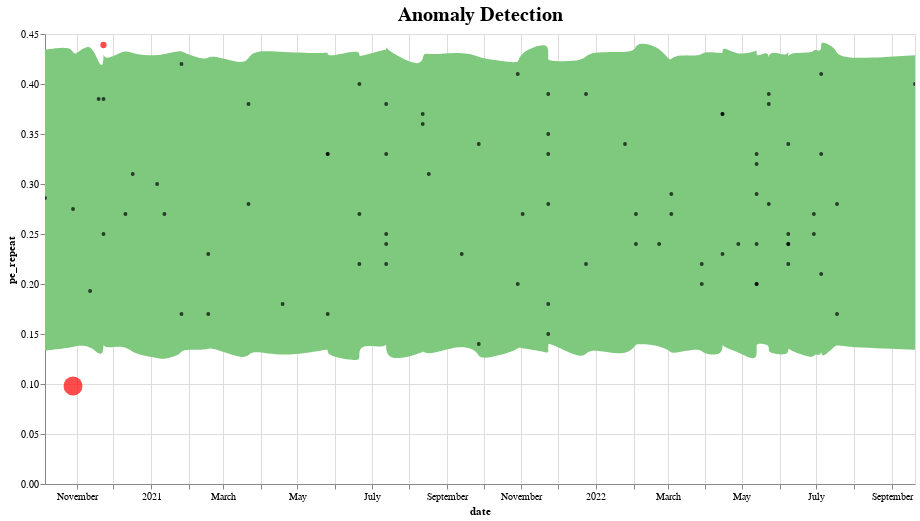

Notebook source saved alongside this figure:
### Code cell
def plot_anomalies(forecasted):
    interval = alt.Chart(forecasted).mark_area(interpolate="basis", color = '#7FC97F').encode(
    x=alt.X('ds:T',  title ='date'),
    y='yhat_upper',
    y2='yhat_lower',
    tooltip=['ds', 'real_y', 'yhat_lower', 'yhat_upper']
    ).interactive().properties(
        title='Anomaly Detection'
    )

    fact = alt.Chart(forecasted[forecasted.prophet_anomaly==0]).mark_circle(size=15, opacity=0.7, color = 'Black').encode(
        x='ds:T',
        y=alt.Y('real_y', title='pe_repeat'),    
        tooltip=['ds', 'real_y', 'yhat_lower', 'yhat_upper']).interactive()

    anomalies = alt.Chart(forecasted[forecasted.prophet_anomaly!=0]).mark_circle(size=30, color = 'Red').encode(
        x='ds:T',
        y=alt.Y('real_y', title='pe_repeat'),    
        tooltip=['ds', 'real_y', 'yhat_lower', 'yhat_upper'],
        size = alt.Size( 'importance', legend=None)
    ).interactive()

    return alt.layer(interval, fact, anomalies)\
              .properties(width=870, height=450)\
              .configure_title(fontSize=20)
              
plot_anomalies(prophet_result)

### Figure 1 — Vega-Lite specification as saved in the notebook (floating-point values rounded to 4 significant figures)
{"config": {"view": {"continuousWidth": 400, "continuousHeight": 300}, "title": {"fontSize": 20}}, "layer": [{"data": {"name": "data-c93dbd43656e512c0d2231af23066807"}, "mark": {"type": "area", "color": "#7FC97F", "interpolate": "basis"}, "encoding": {"tooltip": [{"field": "ds", "type": "temporal"}, {"field": "real_y", "type": "quantitative"}, {"field": "yhat_lower", "type": "quantitative"}, {"field": "yhat_upper", "type": "quantitative"}], "x": {"field": "ds", "title": "date", "type": "temporal"}, "y": {"field": "yhat_upper", "type": "quantitative"}, "y2": {"field": "yhat_lower"}}, "selection": {"selector001": {"type": "interval", "bind": "scales", "encodings": ["x", "y"]}}, "title": "Anomaly Detection"}, {"data": {"name": "data-46e449358eead07b204859bb60b2dfda"}, "mark": {"type": "circle", "color": "Black", "opacity": 0.7, "size": 15}, "encoding": {"tooltip": [{"field": "ds", "type": "temporal"}, {"field": "real_y", "type": "quantitative"}, {"field": "yhat_lower", "type": "quantitative"}, {"field": "yhat_upper", "type": "quantitative"}], "x": {"field": "ds", "type": "temporal"}, "y": {"field": "real_y", "title": "pe_repeat", "type": "quantitative"}}, "selection": {"selector002": {"type": "interval", "bind": "scales", "encodings": ["x", "y"]}}}, {"data": {"name": "data-f22bffd1f49e0763193f4f52d55ea465"}, "mark": {"type": "circle", "color": "Red", "size": 30}, "encoding": {"size": {"field": "importance", "legend": null, "type": "quantitative"}, "tooltip": [{"field": "ds", "type": "temporal"}, {"field": "real_y", "type": "quantitative"}, {"field": "yhat_lower", "type": "quantitative"}, {"field": "yhat_upper", "type": "quantitative"}], "x": {"field": "ds", "type": "temporal"}, "y": {"field": "real_y", "title": "pe_repeat", "type": "quantitative"}}, "selection": {"selector003": {"type": "interval", "bind": "scales", "encodings": ["x", "y"]}}}], "height": 450, "width": 870, "$schema": "https://vega.github.io/schema/vega-lite/v4.17.0.json", "datasets": {"data-c93dbd43656e512c0d2231af23066807": [{"ds": "2020-10-06T00:00:00", "trend": 0.2815, "yhat": 0.2815, "yhat_lower": 0.1333, "yhat_upper": 0.4342, "real_y": 0.286, "prophet_anomaly": 0, "importance": 0.0}, {"ds": "2020-10-29T00:00:00", "trend": 0.2815, "yhat": 0.2815, "yhat_lower": 0.1366, "yhat_upper": 0.4386, "real_y": 0.098, "prophet_anomaly": -1, "importance": 0.3938}, {"ds": "2020-10-29T00:00:00", "trend": 0.2815, "yhat": 0.2815, "yhat_lower": 0.1378, "yhat_upper": 0.4253, "real_y": 0.275, "prophet_anomaly": 0, "importance": 0.0}, {"ds": "2020-11-12T00:00:00", "trend": 0.2815, "yhat": 0.2815, "yhat_lower": 0.1389, "yhat_upper": 0.444, "real_y": 0.193, "prophet_anomaly": 0, "importance": 0.0}, {"ds": "2020-11-19T00:00:00", "trend": 0.2816, "yhat": 0.2816, "yhat_lower": 0.1291, "yhat_upper": 0.4202, "real_y": 0.385, "prophet_anomaly": 0, "importance": 0.0}, {"ds": "2020-11-23T00:00:00", "trend": 0.2816, "yhat": 0.2816, "yhat_lower": 0.1304, "yhat_upper": 0.4166, "real_y": 0.385, "prophet_anomaly": 0, "importance": 0.0}, {"ds": "2020-11-23T00:00:00", "trend": 0.2816, "yhat": 0.2816, "yhat_lower": 0.1424, "yhat_upper": 0.4352, "real_y": 0.25, "prophet_anomaly": 0, "importance": 0.0}, {"ds": "2020-11-23T00:00:00", "trend": 0.2816, "yhat": 0.2816, "yhat_lower": 0.1348, "yhat_upper": 0.4218, "real_y": 0.439, "prophet_anomaly": 1, "importance": 0.03921}, {"ds": "2020-12-11T00:00:00", "trend": 0.2816, "yhat": 0.2816, "yhat_lower": 0.1393, "yhat_upper": 0.4352, "real_y": 0.27, "prophet_anomaly": 0, "importance": 0.0}, {"ds": "2020-12-17T00:00:00", "trend": 0.2816, "yhat": 0.2816, "yhat_lower": 0.1301, "yhat_upper": 0.4296, "real_y": 0.31, "prophet_anomaly": 0, "importance": 0.0}, {"ds": "2021-01-06T00:00:00", "trend": 0.2816, "yhat": 0.2816, "yhat_lower": 0.1262, "yhat_upper": 0.4284, "real_y": 0.3, "prophet_anomaly": 0, "importance": 0.0}, {"ds": "2021-01-12T00:00:00", "trend": 0.2816, "yhat": 0.2816, "yhat_lower": 0.1243, "yhat_upper": 0.4298, "real_y": 0.27, "prophet_anomaly": 0, "importance": 0.0}, {"ds": "2021-01-26T00:00:00", "trend": 0.2817, "yhat": 0.2817, "yhat_lower": 0.1298, "yhat_upper": 0.4335, "real_y": 0.17, "prophet_anomaly": 0, "importance": 0.0}, {"ds": "2021-01-26T00:00:00", "trend": 0.2817, "yhat": 0.2817, "yhat_lower": 0.1351, "yhat_upper": 0.4322, "real_y": 0.42, "prophet_anomaly": 0, "importance": 0.0}, {"ds": "2021-02-17T00:00:00", "trend": 0.2817, "yhat": 0.2817, "yhat_lower": 0.1334, "yhat_upper": 0.4224, "real_y": 0.23, "prophet_anomaly": 0, "importance": 0.0}, {"ds": "2021-02-17T00:00:00", "trend": 0.2817, "yhat": 0.2817, "yhat_lower": 0.1381, "yhat_upper": 0.4309, "real_y": 0.17, "prophet_anomaly": 0, "importance": 0.0}, {"ds": "2021-03-22T00:00:00", "trend": 0.2817, "yhat": 0.2817, "yhat_lower": 0.1222, "yhat_upper": 0.4169, "real_y": 0.38, "prophet_anomaly": 0, "importance": 0.0}, {"ds": "2021-03-22T00:00:00", "trend": 0.2817, "yhat": 0.2817, "yhat_lower": 0.1353, "yhat_upper": 0.4344, "real_y": 0.28, "prophet_anomaly": 0, "importance": 0.0}, {"ds": "2021-04-19T00:00:00", "trend": 0.2818, "yhat": 0.2818, "yhat_lower": 0.1267, "yhat_upper": 0.4319, "real_y": 0.18, "prophet_anomaly": 0, "importance": 0.0}, {"ds": "2021-05-26T00:00:00", "trend": 0.2818, "yhat": 0.2818, "yhat_lower": 0.1347, "yhat_upper": 0.4305, "real_y": 0.17, "prophet_anomaly": 0, "importance": 0.0}, {"ds": "2021-05-26T00:00:00", "trend": 0.2818, "yhat": 0.2818, "yhat_lower": 0.1342, "yhat_upper": 0.4321, "real_y": 0.33, "prophet_anomaly": 0, "importance": 0.0}, {"ds": "2021-05-26T00:00:00", "trend": 0.2818, "yhat": 0.2818, "yhat_lower": 0.1278, "yhat_upper": 0.4264, "real_y": 0.33, "prophet_anomaly": 0, "importance": 0.0}, {"ds": "2021-06-21T00:00:00", "trend": 0.2819, "yhat": 0.2819, "yhat_lower": 0.1222, "yhat_upper": 0.4346, "real_y": 0.4, "prophet_anomaly": 0, "importance": 0.0}, {"ds": "2021-06-21T00:00:00", "trend": 0.2819, "yhat": 0.2819, "yhat_lower": 0.1272, "yhat_upper": 0.4283, "real_y": 0.27, "prophet_anomaly": 0, "importance": 0.0}, {"ds": "2021-06-21T00:00:00", "trend": 0.2819, "yhat": 0.2819, "yhat_lower": 0.1404, "yhat_upper": 0.4274, "real_y": 0.22, "prophet_anomaly": 0, "importance": 0.0}, {"ds": "2021-07-13T00:00:00", "trend": 0.2819, "yhat": 0.2819, "yhat_lower": 0.1356, "yhat_upper": 0.4345, "real_y": 0.22, "prophet_anomaly": 0, "importance": 0.0}, {"ds": "2021-07-13T00:00:00", "trend": 0.2819, "yhat": 0.2819, "yhat_lower": 0.1422, "yhat_upper": 0.435, "real_y": 0.25, "prophet_anomaly": 0, "importance": 0.0}, {"ds": "2021-07-13T00:00:00", "trend": 0.2819, "yhat": 0.2819, "yhat_lower": 0.1241, "yhat_upper": 0.439, "real_y": 0.24, "prophet_anomaly": 0, "importance": 0.0}, {"ds": "2021-07-13T00:00:00", "trend": 0.2819, "yhat": 0.2819, "yhat_lower": 0.1432, "yhat_upper": 0.4379, "real_y": 0.33, "prophet_anomaly": 0, "importance": 0.0}, {"ds": "2021-07-13T00:00:00", "trend": 0.2819, "yhat": 0.2819, "yhat_lower": 0.1212, "yhat_upper": 0.4341, "real_y": 0.38, "prophet_anomaly": 0, "importance": 0.0}, {"ds": "2021-08-12T00:00:00", "trend": 0.282, "yhat": 0.282, "yhat_lower": 0.131, "yhat_upper": 0.4146, "real_y": 0.37, "prophet_anomaly": 0, "importance": 0.0}, {"ds": "2021-08-12T00:00:00", "trend": 0.282, "yhat": 0.282, "yhat_lower": 0.1331, "yhat_upper": 0.4325, "real_y": 0.36, "prophet_anomaly": 0, "importance": 0.0}, {"ds": "2021-08-17T00:00:00", "trend": 0.282, "yhat": 0.282, "yhat_lower": 0.1286, "yhat_upper": 0.4288, "real_y": 0.31, "prophet_anomaly": 0, "importance": 0.0}, {"ds": "2021-09-13T00:00:00", "trend": 0.282, "yhat": 0.282, "yhat_lower": 0.1397, "yhat_upper": 0.4326, "real_y": 0.23, "prophet_anomaly": 0, "importance": 0.0}, {"ds": "2021-09-27T00:00:00", "trend": 0.282, "yhat": 0.282, "yhat_lower": 0.1324, "yhat_upper": 0.4276, "real_y": 0.14, "prophet_anomaly": 0, "importance": 0.0}, {"ds": "2021-09-27T00:00:00", "trend": 0.282, "yhat": 0.282, "yhat_lower": 0.123, "yhat_upper": 0.4263, "real_y": 0.34, "prophet_anomaly": 0, "importance": 0.0}, {"ds": "2021-10-29T00:00:00", "trend": 0.2821, "yhat": 0.2821, "yhat_lower": 0.1337, "yhat_upper": 0.4207, "real_y": 0.2, "prophet_anomaly": 0, "importance": 0.0}, {"ds": "2021-10-29T00:00:00", "trend": 0.2821, "yhat": 0.2821, "yhat_lower": 0.137, "yhat_upper": 0.4228, "real_y": 0.41, "prophet_anomaly": 0, "importance": 0.0}, {"ds": "2021-11-02T00:00:00", "trend": 0.2821, "yhat": 0.2821, "yhat_lower": 0.1356, "yhat_upper": 0.4331, "real_y": 0.27, "prophet_anomaly": 0, "importance": 0.0}, {"ds": "2021-11-23T00:00:00", "trend": 0.2821, "yhat": 0.2821, "yhat_lower": 0.1315, "yhat_upper": 0.4423, "real_y": 0.35, "prophet_anomaly": 0, "importance": 0.0}, {"ds": "2021-11-23T00:00:00", "trend": 0.2821, "yhat": 0.2821, "yhat_lower": 0.1309, "yhat_upper": 0.4297, "real_y": 0.18, "prophet_anomaly": 0, "importance": 0.0}, {"ds": "2021-11-23T00:00:00", "trend": 0.2821, "yhat": 0.2821, "yhat_lower": 0.1422, "yhat_upper": 0.4273, "real_y": 0.28, "prophet_anomaly": 0, "importance": 0.0}, {"ds": "2021-11-23T00:00:00", "trend": 0.2821, "yhat": 0.2821, "yhat_lower": 0.1343, "yhat_upper": 0.4342, "real_y": 0.33, "prophet_anomaly": 0, "importance": 0.0}, {"ds": "2021-11-23T00:00:00", "trend": 0.2821, "yhat": 0.2821, "yhat_lower": 0.1389, "yhat_upper": 0.425, "real_y": 0.15, "prophet_anomaly": 0, "importance": 0.0}, {"ds": "2021-11-23T00:00:00", "trend": 0.2821, "yhat": 0.2821, "yhat_lower": 0.1421, "yhat_upper": 0.4228, "real_y": 0.39, "prophet_anomaly": 0, "importance": 0.0}, {"ds": "2021-12-24T00:00:00", "trend": 0.2822, "yhat": 0.2822, "yhat_lower": 0.1226, "yhat_upper": 0.4224, "real_y": 0.39, "prophet_anomaly": 0, "importance": 0.0}, {"ds": "2021-12-24T00:00:00", "trend": 0.2822, "yhat": 0.2822, "yhat_lower": 0.1374, "yhat_upper": 0.4326, "real_y": 0.22, "prophet_anomaly": 0, "importance": 0.0}, {"ds": "2022-01-25T00:00:00", "trend": 0.2822, "yhat": 0.2822, "yhat_lower": 0.1269, "yhat_upper": 0.4314, "real_y": 0.34, "prophet_anomaly": 0, "importance": 0.0}, {"ds": "2022-02-03T00:00:00", "trend": 0.2822, "yhat": 0.2822, "yhat_lower": 0.1393, "yhat_upper": 0.4337, "real_y": 0.27, "prophet_anomaly": 0, "importance": 0.0}, {"ds": "2022-02-03T00:00:00", "trend": 0.2822, "yhat": 0.2822, "yhat_lower": 0.1401, "yhat_upper": 0.4421, "real_y": 0.24, "prophet_anomaly": 0, "importance": 0.0}, {"ds": "2022-02-22T00:00:00", "trend": 0.2822, "yhat": 0.2822, "yhat_lower": 0.139, "yhat_upper": 0.4384, "real_y": 0.24, "prophet_anomaly": 0, "importance": 0.0}, {"ds": "2022-03-04T00:00:00", "trend": 0.2823, "yhat": 0.2823, "yhat_lower": 0.1322, "yhat_upper": 0.4206, "real_y": 0.27, "prophet_anomaly": 0, "importance": 0.0}, {"ds": "2022-03-04T00:00:00", "trend": 0.2823, "yhat": 0.2823, "yhat_lower": 0.1302, "yhat_upper": 0.4297, "real_y": 0.29, "prophet_anomaly": 0, "importance": 0.0}, {"ds": "2022-03-29T00:00:00", "trend": 0.2823, "yhat": 0.2823, "yhat_lower": 0.1364, "yhat_upper": 0.4275, "real_y": 0.2, "prophet_anomaly": 0, "importance": 0.0}, {"ds": "2022-03-29T00:00:00", "trend": 0.2823, "yhat": 0.2823, "yhat_lower": 0.13, "yhat_upper": 0.4328, "real_y": 0.22, "prophet_anomaly": 0, "importance": 0.0}, {"ds": "2022-04-15T00:00:00", "trend": 0.2823, "yhat": 0.2823, "yhat_lower": 0.1282, "yhat_upper": 0.431, "real_y": 0.37, "prophet_anomaly": 0, "importance": 0.0}, {"ds": "2022-04-15T00:00:00", "trend": 0.2823, "yhat": 0.2823, "yhat_lower": 0.1406, "yhat_upper": 0.4309, "real_y": 0.23, "prophet_anomaly": 0, "importance": 0.0}, {"ds": "2022-04-15T00:00:00", "trend": 0.2823, "yhat": 0.2823, "yhat_lower": 0.1375, "yhat_upper": 0.4381, "real_y": 0.37, "prophet_anomaly": 0, "importance": 0.0}, {"ds": "2022-04-28T00:00:00", "trend": 0.2823, "yhat": 0.2823, "yhat_lower": 0.1321, "yhat_upper": 0.4281, "real_y": 0.24, "prophet_anomaly": 0, "importance": 0.0}, {"ds": "2022-05-13T00:00:00", "trend": 0.2824, "yhat": 0.2824, "yhat_lower": 0.1223, "yhat_upper": 0.4333, "real_y": 0.32, "prophet_anomaly": 0, "importance": 0.0}, {"ds": "2022-05-13T00:00:00", "trend": 0.2824, "yhat": 0.2824, "yhat_lower": 0.1337, "yhat_upper": 0.4334, "real_y": 0.29, "prophet_anomaly": 0, "importance": 0.0}, {"ds": "2022-05-13T00:00:00", "trend": 0.2824, "yhat": 0.2824, "yhat_lower": 0.1358, "yhat_upper": 0.4308, "real_y": 0.33, "prophet_anomaly": 0, "importance": 0.0}, {"ds": "2022-05-13T00:00:00", "trend": 0.2824, "yhat": 0.2824, "yhat_lower": 0.1265, "yhat_upper": 0.4388, "real_y": 0.2, "prophet_anomaly": 0, "importance": 0.0}, {"ds": "2022-05-13T00:00:00", "trend": 0.2824, "yhat": 0.2824, "yhat_lower": 0.138, "yhat_upper": 0.4321, "real_y": 0.2, "prophet_anomaly": 0, "importance": 0.0}, {"ds": "2022-05-13T00:00:00", "trend": 0.2824, "yhat": 0.2824, "yhat_lower": 0.1407, "yhat_upper": 0.4268, "real_y": 0.24, "prophet_anomaly": 0, "importance": 0.0}, {"ds": "2022-05-23T00:00:00", "trend": 0.2824, "yhat": 0.2824, "yhat_lower": 0.1396, "yhat_upper": 0.4334, "real_y": 0.38, "prophet_anomaly": 0, "importance": 0.0}, {"ds": "2022-05-23T00:00:00", "trend": 0.2824, "yhat": 0.2824, "yhat_lower": 0.1351, "yhat_upper": 0.4228, "real_y": 0.39, "prophet_anomaly": 0, "importance": 0.0}, {"ds": "2022-05-23T00:00:00", "trend": 0.2824, "yhat": 0.2824, "yhat_lower": 0.1308, "yhat_upper": 0.4342, "real_y": 0.28, "prophet_anomaly": 0, "importance": 0.0}, {"ds": "2022-06-08T00:00:00", "trend": 0.2824, "yhat": 0.2824, "yhat_lower": 0.1283, "yhat_upper": 0.4268, "real_y": 0.34, "prophet_anomaly": 0, "importance": 0.0}, {"ds": "2022-06-08T00:00:00", "trend": 0.2824, "yhat": 0.2824, "yhat_lower": 0.1358, "yhat_upper": 0.436, "real_y": 0.24, "prophet_anomaly": 0, "importance": 0.0}, {"ds": "2022-06-08T00:00:00", "trend": 0.2824, "yhat": 0.2824, "yhat_lower": 0.1296, "yhat_upper": 0.4284, "real_y": 0.22, "prophet_anomaly": 0, "importance": 0.0}, {"ds": "2022-06-08T00:00:00", "trend": 0.2824, "yhat": 0.2824, "yhat_lower": 0.1364, "yhat_upper": 0.4251, "real_y": 0.25, "prophet_anomaly": 0, "importance": 0.0}, {"ds": "2022-06-08T00:00:00", "trend": 0.2824, "yhat": 0.2824, "yhat_lower": 0.1342, "yhat_upper": 0.4318, "real_y": 0.24, "prophet_anomaly": 0, "importance": 0.0}, {"ds": "2022-06-29T00:00:00", "trend": 0.2824, "yhat": 0.2824, "yhat_lower": 0.1246, "yhat_upper": 0.4307, "real_y": 0.27, "prophet_anomaly": 0, "importance": 0.0}, {"ds": "2022-06-29T00:00:00", "trend": 0.2824, "yhat": 0.2824, "yhat_lower": 0.131, "yhat_upper": 0.4358, "real_y": 0.25, "prophet_anomaly": 0, "importance": 0.0}, {"ds": "2022-07-05T00:00:00", "trend": 0.2824, "yhat": 0.2824, "yhat_lower": 0.1271, "yhat_upper": 0.4317, "real_y": 0.33, "prophet_anomaly": 0, "importance": 0.0}, {"ds": "2022-07-05T00:00:00", "trend": 0.2824, "yhat": 0.2824, "yhat_lower": 0.1369, "yhat_upper": 0.439, "real_y": 0.41, "prophet_anomaly": 0, "importance": 0.0}, {"ds": "2022-07-05T00:00:00", "trend": 0.2824, "yhat": 0.2824, "yhat_lower": 0.1236, "yhat_upper": 0.4431, "real_y": 0.21, "prophet_anomaly": 0, "importance": 0.0}, {"ds": "2022-07-18T00:00:00", "trend": 0.2825, "yhat": 0.2825, "yhat_lower": 0.1406, "yhat_upper": 0.4357, "real_y": 0.28, "prophet_anomaly": 0, "importance": 0.0}, {"ds": "2022-07-18T00:00:00", "trend": 0.2825, "yhat": 0.2825, "yhat_lower": 0.1371, "yhat_upper": 0.4237, "real_y": 0.17, "prophet_anomaly": 0, "importance": 0.0}, {"ds": "2022-09-20T00:00:00", "trend": 0.2826, "yhat": 0.2826, "yhat_lower": 0.1342, "yhat_upper": 0.4288, "real_y": 0.4, "prophet_anomaly": 0, "importance": 0.0}], "data-46e449358eead07b204859bb60b2dfda": [{"ds": "2020-10-06T00:00:00", "trend": 0.2815, "yhat": 0.2815, "yhat_lower": 0.1333, "yhat_upper": 0.4342, "real_y": 0.286, "prophet_anomaly": 0, "importance": 0.0}, {"ds": "2020-10-29T00:00:00", "trend": 0.2815, "yhat": 0.2815, "yhat_lower": 0.1378, "yhat_upper": 0.4253, "real_y": 0.275, "prophet_anomaly": 0, "importance": 0.0}, {"ds": "2020-11-12T00:00:00", "trend": 0.2815, "yhat": 0.2815, "yhat_lower": 0.1389, "yhat_upper": 0.444, "real_y": 0.193, "prophet_anomaly": 0, "importance": 0.0}, {"ds": "2020-11-19T00:00:00", "trend": 0.2816, "yhat": 0.2816, "yhat_lower": 0.1291, "yhat_upper": 0.4202, "real_y": 0.385, "prophet_anomaly": 0, "importance": 0.0}, {"ds": "2020-11-23T00:00:00", "trend": 0.2816, "yhat": 0.2816, "yhat_lower": 0.1304, "yhat_upper": 0.4166, "real_y": 0.385, "prophet_anomaly": 0, "importance": 0.0}, {"ds": "2020-11-23T00:00:00", "trend": 0.2816, "yhat": 0.2816, "yhat_lower": 0.1424, "yhat_upper": 0.4352, "real_y": 0.25, "prophet_anomaly": 0, "importance": 0.0}, {"ds": "2020-12-11T00:00:00", "trend": 0.2816, "yhat": 0.2816, "yhat_lower": 0.1393, "yhat_upper": 0.4352, "real_y": 0.27, "prophet_anomaly": 0, "importance": 0.0}, {"ds": "2020-12-17T00:00:00", "trend": 0.2816, "yhat": 0.2816, "yhat_lower": 0.1301, "yhat_upper": 0.4296, "real_y": 0.31, "prophet_anomaly": 0, "importance": 0.0}, {"ds": "2021-01-06T00:00:00", "trend": 0.2816, "yhat": 0.2816, "yhat_lower": 0.1262, "yhat_upper": 0.4284, "real_y": 0.3, "prophet_anomaly": 0, "importance": 0.0}, {"ds": "2021-01-12T00:00:00", "trend": 0.2816, "yhat": 0.2816, "yhat_lower": 0.1243, "yhat_upper": 0.4298, "real_y": 0.27, "prophet_anomaly": 0, "importance": 0.0}, {"ds": "2021-01-26T00:00:00", "trend": 0.2817, "yhat": 0.2817, "yhat_lower": 0.1298, "yhat_upper": 0.4335, "real_y": 0.17, "prophet_anomaly": 0, "importance": 0.0}, {"ds": "2021-01-26T00:00:00", "trend": 0.2817, "yhat": 0.2817, "yhat_lower": 0.1351, "yhat_upper": 0.4322, "real_y": 0.42, "prophet_anomaly": 0, "importance": 0.0}, {"ds": "2021-02-17T00:00:00", "trend": 0.2817, "yhat": 0.2817, "yhat_lower": 0.1334, "yhat_upper": 0.4224, "real_y": 0.23, "prophet_anomaly": 0, "importance": 0.0}, {"ds": "2021-02-17T00:00:00", "trend": 0.2817, "yhat": 0.2817, "yhat_lower": 0.1381, "yhat_upper": 0.4309, "real_y": 0.17, "prophet_anomaly": 0, "importance": 0.0}, {"ds": "2021-03-22T00:00:00", "trend": 0.2817, "yhat": 0.2817, "yhat_lower": 0.1222, "yhat_upper": 0.4169, "real_y": 0.38, "prophet_anomaly": 0, "importance": 0.0}, {"ds": "2021-03-22T00:00:00", "trend": 0.2817, "yhat": 0.2817, "yhat_lower": 0.1353, "yhat_upper": 0.4344, "real_y": 0.28, "prophet_anomaly": 0, "importance": 0.0}, {"ds": "2021-04-19T00:00:00", "trend": 0.2818, "yhat": 0.2818, "yhat_lower": 0.1267, "yhat_upper": 0.4319, "real_y": 0.18, "prophet_anomaly": 0, "importance": 0.0}, {"ds": "2021-05-26T00:00:00", "trend": 0.2818, "yhat": 0.2818, "yhat_lower": 0.1347, "yhat_upper": 0.4305, "real_y": 0.17, "prophet_anomaly": 0, "importance": 0.0}, {"ds": "2021-05-26T00:00:00", "trend": 0.2818, "yhat": 0.2818, "yhat_lower": 0.1342, "yhat_upper": 0.4321, "real_y": 0.33, "prophet_anomaly": 0, "importance": 0.0}, {"ds": "2021-05-26T00:00:00", "trend": 0.2818, "yhat": 0.2818, "yhat_lower": 0.1278, "yhat_upper": 0.4264, "real_y": 0.33, "prophet_anomaly": 0, "importance": 0.0}, {"ds": "2021-06-21T00:00:00", "trend": 0.2819, "yhat": 0.2819, "yhat_lower": 0.1222, "yhat_upper": 0.4346, "real_y": 0.4, "prophet_anomaly": 0, "importance": 0.0}, {"ds": "2021-06-21T00:00:00", "trend": 0.2819, "yhat": 0.2819, "yhat_lower": 0.1272, "yhat_upper": 0.4283, "real_y": 0.27, "prophet_anomaly": 0, "importance": 0.0}, {"ds": "2021-06-21T00:00:00", "trend": 0.2819, "yhat": 0.2819, "yhat_lower": 0.1404, "yhat_upper": 0.4274, "real_y": 0.22, "prophet_anomaly": 0, "importance": 0.0}, {"ds": "2021-07-13T00:00:00", "trend": 0.2819, "yhat": 0.2819, "yhat_lower": 0.1356, "yhat_upper": 0.4345, "real_y": 0.22, "prophet_anomaly": 0, "importance": 0.0}, {"ds": "2021-07-13T00:00:00", "trend": 0.2819, "yhat": 0.2819, "yhat_lower": 0.1422, "yhat_upper": 0.435, "real_y": 0.25, "prophet_anomaly": 0, "importance": 0.0}, {"ds": "2021-07-13T00:00:00", "trend": 0.2819, "yhat": 0.2819, "yhat_lower": 0.1241, "yhat_upper": 0.439, "real_y": 0.24, "prophet_anomaly": 0, "importance": 0.0}, {"ds": "2021-07-13T00:00:00", "trend": 0.2819, "yhat": 0.2819, "yhat_lower": 0.1432, "yhat_upper": 0.4379, "real_y": 0.33, "prophet_anomaly": 0, "importance": 0.0}, {"ds": "2021-07-13T00:00:00", "trend": 0.2819, "yhat": 0.2819, "yhat_lower": 0.1212, "yhat_upper": 0.4341, "real_y": 0.38, "prophet_anomaly": 0, "importance": 0.0}, {"ds": "2021-08-12T00:00:00", "trend": 0.282, "yhat": 0.282, "yhat_lower": 0.131, "yhat_upper": 0.4146, "real_y": 0.37, "prophet_anomaly": 0, "importance": 0.0}, {"ds": "2021-08-12T00:00:00", "trend": 0.282, "yhat": 0.282, "yhat_lower": 0.1331, "yhat_upper": 0.4325, "real_y": 0.36, "prophet_anomaly": 0, "importance": 0.0}, {"ds": "2021-08-17T00:00:00", "trend": 0.282, "yhat": 0.282, "yhat_lower": 0.1286, "yhat_upper": 0.4288, "real_y": 0.31, "prophet_anomaly": 0, "importance": 0.0}, {"ds": "2021-09-13T00:00:00", "trend": 0.282, "yhat": 0.282, "yhat_lower": 0.1397, "yhat_upper": 0.4326, "real_y": 0.23, "prophet_anomaly": 0, "importance": 0.0}, {"ds": "2021-09-27T00:00:00", "trend": 0.282, "yhat": 0.282, "yhat_lower": 0.1324, "yhat_upper": 0.4276, "real_y": 0.14, "prophet_anomaly": 0, "importance": 0.0}, {"ds": "2021-09-27T00:00:00", "trend": 0.282, "yhat": 0.282, "yhat_lower": 0.123, "yhat_upper": 0.4263, "real_y": 0.34, "prophet_anomaly": 0, "importance": 0.0}, {"ds": "2021-10-29T00:00:00", "trend": 0.2821, "yhat": 0.2821, "yhat_lower": 0.1337, "yhat_upper": 0.4207, "real_y": 0.2, "prophet_anomaly": 0, "importance": 0.0}, {"ds": "2021-10-29T00:00:00", "trend": 0.2821, "yhat": 0.2821, "yhat_lower": 0.137, "yhat_upper": 0.4228, "real_y": 0.41, "prophet_anomaly": 0, "importance": 0.0}, {"ds": "2021-11-02T00:00:00", "trend": 0.2821, "yhat": 0.2821, "yhat_lower": 0.1356, "yhat_upper": 0.4331, "real_y": 0.27, "prophet_anomaly": 0, "importance": 0.0}, {"ds": "2021-11-23T00:00:00", "trend": 0.2821, "yhat": 0.2821, "yhat_lower": 0.1315, "yhat_upper": 0.4423, "real_y": 0.35, "prophet_anomaly": 0, "importance": 0.0}, {"ds": "2021-11-23T00:00:00", "trend": 0.2821, "yhat": 0.2821, "yhat_lower": 0.1309, "yhat_upper": 0.4297, "real_y": 0.18, "prophet_anomaly": 0, "importance": 0.0}, {"ds": "2021-11-23T00:00:00", "trend": 0.2821, "yhat": 0.2821, "yhat_lower": 0.1422, "yhat_upper": 0.4273, "real_y": 0.28, "prophet_anomaly": 0, "importance": 0.0}, {"ds": "2021-11-23T00:00:00", "trend": 0.2821, "yhat": 0.2821, "yhat_lower": 0.1343, "yhat_upper": 0.4342, "real_y": 0.33, "prophet_anomaly": 0, "importance": 0.0}, {"ds": "2021-11-23T00:00:00", "trend": 0.2821, "yhat": 0.2821, "yhat_lower": 0.1389, "yhat_upper": 0.425, "real_y": 0.15, "prophet_anomaly": 0, "importance": 0.0}, {"ds": "2021-11-23T00:00:00", "trend": 0.2821, "yhat": 0.2821, "yhat_lower": 0.1421, "yhat_upper": 0.4228, "real_y": 0.39, "prophet_anomaly": 0, "importance": 0.0}, {"ds": "2021-12-24T00:00:00", "trend": 0.2822, "yhat": 0.2822, "yhat_lower": 0.1226, "yhat_upper": 0.4224, "real_y": 0.39, "prophet_anomaly": 0, "importance": 0.0}, {"ds": "2021-12-24T00:00:00", "trend": 0.2822, "yhat": 0.2822, "yhat_lower": 0.1374, "yhat_upper": 0.4326, "real_y": 0.22, "prophet_anomaly": 0, "importance": 0.0}, {"ds": "2022-01-25T00:00:00", "trend": 0.2822, "yhat": 0.2822, "yhat_lower": 0.1269, "yhat_upper": 0.4314, "real_y": 0.34, "prophet_anomaly": 0, "importance": 0.0}, {"ds": "2022-02-03T00:00:00", "trend": 0.2822, "yhat": 0.2822, "yhat_lower": 0.1393, "yhat_upper": 0.4337, "real_y": 0.27, "prophet_anomaly": 0, "importance": 0.0}, {"ds": "2022-02-03T00:00:00", "trend": 0.2822, "yhat": 0.2822, "yhat_lower": 0.1401, "yhat_upper": 0.4421, "real_y": 0.24, "prophet_anomaly": 0, "importance": 0.0}, {"ds": "2022-02-22T00:00:00", "trend": 0.2822, "yhat": 0.2822, "yhat_lower": 0.139, "yhat_upper": 0.4384, "real_y": 0.24, "prophet_anomaly": 0, "importance": 0.0}, {"ds": "2022-03-04T00:00:00", "trend": 0.2823, "yhat": 0.2823, "yhat_lower": 0.1322, "yhat_upper": 0.4206, "real_y": 0.27, "prophet_anomaly": 0, "importance": 0.0}, {"ds": "2022-03-04T00:00:00", "trend": 0.2823, "yhat": 0.2823, "yhat_lower": 0.1302, "yhat_upper": 0.4297, "real_y": 0.29, "prophet_anomaly": 0, "importance": 0.0}, {"ds": "2022-03-29T00:00:00", "trend": 0.2823, "yhat": 0.2823, "yhat_lower": 0.1364, "yhat_upper": 0.4275, "real_y": 0.2, "prophet_anomaly": 0, "importance": 0.0}, {"ds": "2022-03-29T00:00:00", "trend": 0.2823, "yhat": 0.2823, "yhat_lower": 0.13, "yhat_upper": 0.4328, "real_y": 0.22, "prophet_anomaly": 0, "importance": 0.0}, {"ds": "2022-04-15T00:00:00", "trend": 0.2823, "yhat": 0.2823, "yhat_lower": 0.1282, "yhat_upper": 0.431, "real_y": 0.37, "prophet_anomaly": 0, "importance": 0.0}, {"ds": "2022-04-15T00:00:00", "trend": 0.2823, "yhat": 0.2823, "yhat_lower": 0.1406, "yhat_upper": 0.4309, "real_y": 0.23, "prophet_anomaly": 0, "importance": 0.0}, {"ds": "2022-04-15T00:00:00", "trend": 0.2823, "yhat": 0.2823, "yhat_lower": 0.1375, "yhat_upper": 0.4381, "real_y": 0.37, "prophet_anomaly": 0, "importance": 0.0}, {"ds": "2022-04-28T00:00:00", "trend": 0.2823, "yhat": 0.2823, "yhat_lower": 0.1321, "yhat_upper": 0.4281, "real_y": 0.24, "prophet_anomaly": 0, "importance": 0.0}, {"ds": "2022-05-13T00:00:00", "trend": 0.2824, "yhat": 0.2824, "yhat_lower": 0.1223, "yhat_upper": 0.4333, "real_y": 0.32, "prophet_anomaly": 0, "importance": 0.0}, {"ds": "2022-05-13T00:00:00", "trend": 0.2824, "yhat": 0.2824, "yhat_lower": 0.1337, "yhat_upper": 0.4334, "real_y": 0.29, "prophet_anomaly": 0, "importance": 0.0}, {"ds": "2022-05-13T00:00:00", "trend": 0.2824, "yhat": 0.2824, "yhat_lower": 0.1358, "yhat_upper": 0.4308, "real_y": 0.33, "prophet_anomaly": 0, "importance": 0.0}, {"ds": "2022-05-13T00:00:00", "trend": 0.2824, "yhat": 0.2824, "yhat_lower": 0.1265, "yhat_upper": 0.4388, "real_y": 0.2, "prophet_anomaly": 0, "importance": 0.0}, {"ds": "2022-05-13T00:00:00", "trend": 0.2824, "yhat": 0.2824, "yhat_lower": 0.138, "yhat_upper": 0.4321, "real_y": 0.2, "prophet_anomaly": 0, "importance": 0.0}, {"ds": "2022-05-13T00:00:00", "trend": 0.2824, "yhat": 0.2824, "yhat_lower": 0.1407, "yhat_upper": 0.4268, "real_y": 0.24, "prophet_anomaly": 0, "importance": 0.0}, {"ds": "2022-05-23T00:00:00", "trend": 0.2824, "yhat": 0.2824, "yhat_lower": 0.1396, "yhat_upper": 0.4334, "real_y": 0.38, "prophet_anomaly": 0, "importance": 0.0}, {"ds": "2022-05-23T00:00:00", "trend": 0.2824, "yhat": 0.2824, "yhat_lower": 0.1351, "yhat_upper": 0.4228, "real_y": 0.39, "prophet_anomaly": 0, "importance": 0.0}, {"ds": "2022-05-23T00:00:00", "trend": 0.2824, "yhat": 0.2824, "yhat_lower": 0.1308, "yhat_upper": 0.4342, "real_y": 0.28, "prophet_anomaly": 0, "importance": 0.0}, {"ds": "2022-06-08T00:00:00", "trend": 0.2824, "yhat": 0.2824, "yhat_lower": 0.1283, "yhat_upper": 0.4268, "real_y": 0.34, "prophet_anomaly": 0, "importance": 0.0}, {"ds": "2022-06-08T00:00:00", "trend": 0.2824, "yhat": 0.2824, "yhat_lower": 0.1358, "yhat_upper": 0.436, "real_y": 0.24, "prophet_anomaly": 0, "importance": 0.0}, {"ds": "2022-06-08T00:00:00", "trend": 0.2824, "yhat": 0.2824, "yhat_lower": 0.1296, "yhat_upper": 0.4284, "real_y": 0.22, "prophet_anomaly": 0, "importance": 0.0}, {"ds": "2022-06-08T00:00:00", "trend": 0.2824, "yhat": 0.2824, "yhat_lower": 0.1364, "yhat_upper": 0.4251, "real_y": 0.25, "prophet_anomaly": 0, "importance": 0.0}, {"ds": "2022-06-08T00:00:00", "trend": 0.2824, "yhat": 0.2824, "yhat_lower": 0.1342, "yhat_upper": 0.4318, "real_y": 0.24, "prophet_anomaly": 0, "importance": 0.0}, {"ds": "2022-06-29T00:00:00", "trend": 0.2824, "yhat": 0.2824, "yhat_lower": 0.1246, "yhat_upper": 0.4307, "real_y": 0.27, "prophet_anomaly": 0, "importance": 0.0}, {"ds": "2022-06-29T00:00:00", "trend": 0.2824, "yhat": 0.2824, "yhat_lower": 0.131, "yhat_upper": 0.4358, "real_y": 0.25, "prophet_anomaly": 0, "importance": 0.0}, {"ds": "2022-07-05T00:00:00", "trend": 0.2824, "yhat": 0.2824, "yhat_lower": 0.1271, "yhat_upper": 0.4317, "real_y": 0.33, "prophet_anomaly": 0, "importance": 0.0}, {"ds": "2022-07-05T00:00:00", "trend": 0.2824, "yhat": 0.2824, "yhat_lower": 0.1369, "yhat_upper": 0.439, "real_y": 0.41, "prophet_anomaly": 0, "importance": 0.0}, {"ds": "2022-07-05T00:00:00", "trend": 0.2824, "yhat": 0.2824, "yhat_lower": 0.1236, "yhat_upper": 0.4431, "real_y": 0.21, "prophet_anomaly": 0, "importance": 0.0}, {"ds": "2022-07-18T00:00:00", "trend": 0.2825, "yhat": 0.2825, "yhat_lower": 0.1406, "yhat_upper": 0.4357, "real_y": 0.28, "prophet_anomaly": 0, "importance": 0.0}, {"ds": "2022-07-18T00:00:00", "trend": 0.2825, "yhat": 0.2825, "yhat_lower": 0.1371, "yhat_upper": 0.4237, "real_y": 0.17, "prophet_anomaly": 0, "importance": 0.0}, {"ds": "2022-09-20T00:00:00", "trend": 0.2826, "yhat": 0.2826, "yhat_lower": 0.1342, "yhat_upper": 0.4288, "real_y": 0.4, "prophet_anomaly": 0, "importance": 0.0}], "data-f22bffd1f49e0763193f4f52d55ea465": [{"ds": "2020-10-29T00:00:00", "trend": 0.2815, "yhat": 0.2815, "yhat_lower": 0.1366, "yhat_upper": 0.4386, "real_y": 0.098, "prophet_anomaly": -1, "importance": 0.3938}, {"ds": "2020-11-23T00:00:00", "trend": 0.2816, "yhat": 0.2816, "yhat_lower": 0.1348, "yhat_upper": 0.4218, "real_y": 0.439, "prophet_anomaly": 1, "importance": 0.03921}]}}
